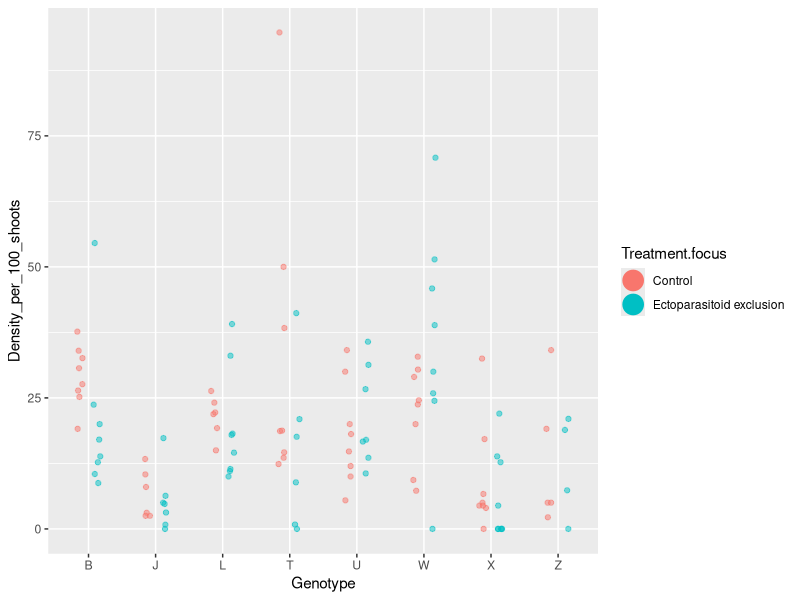
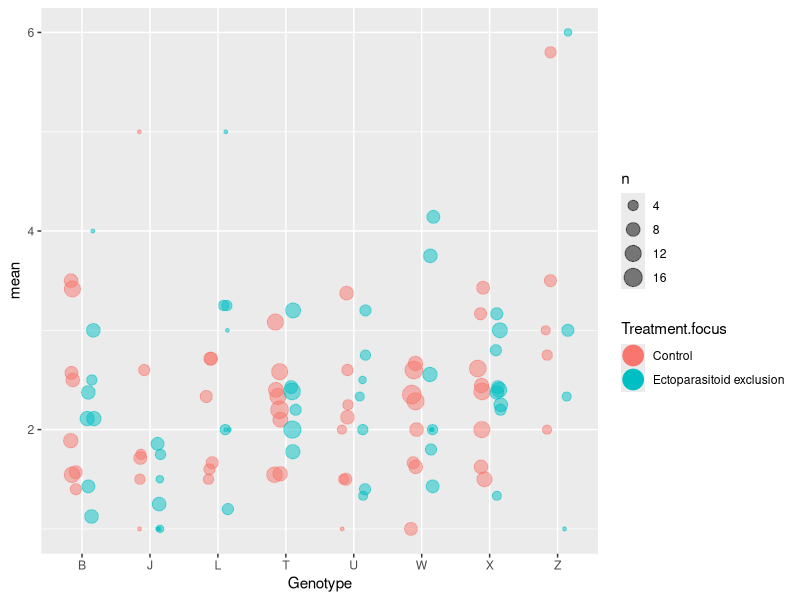
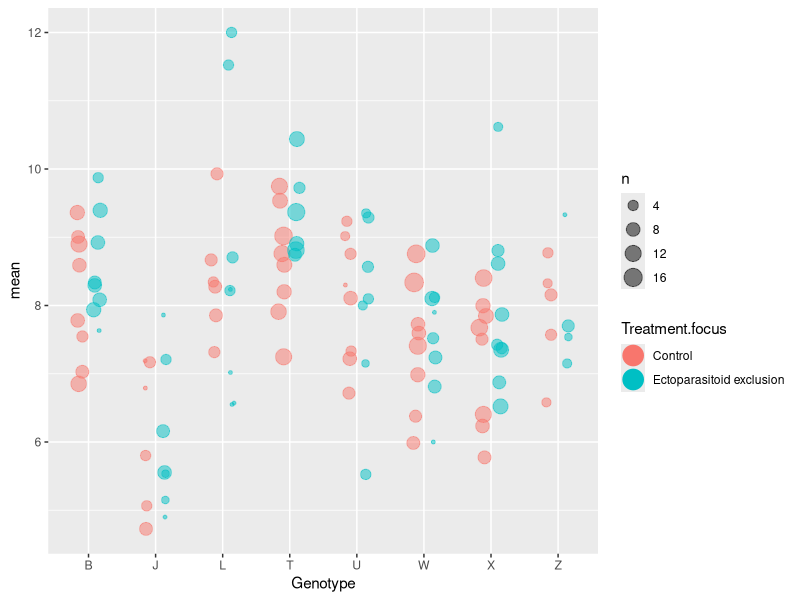
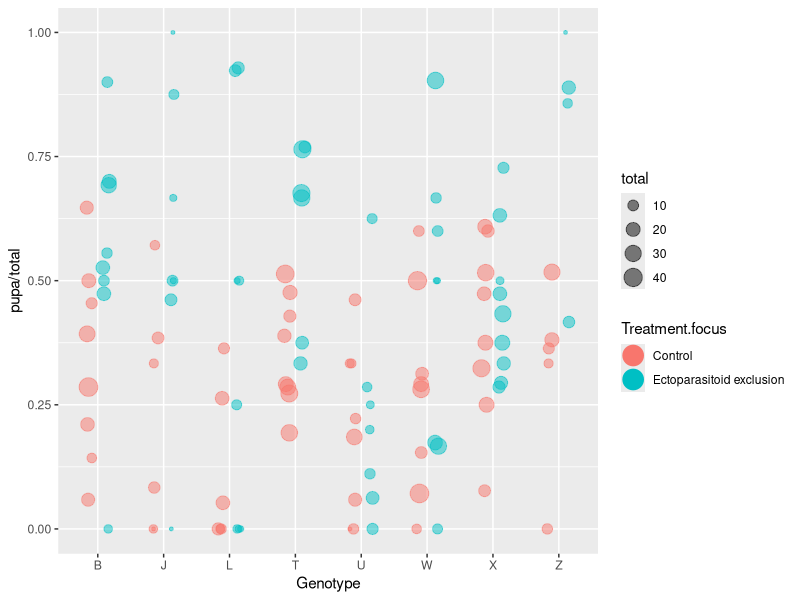
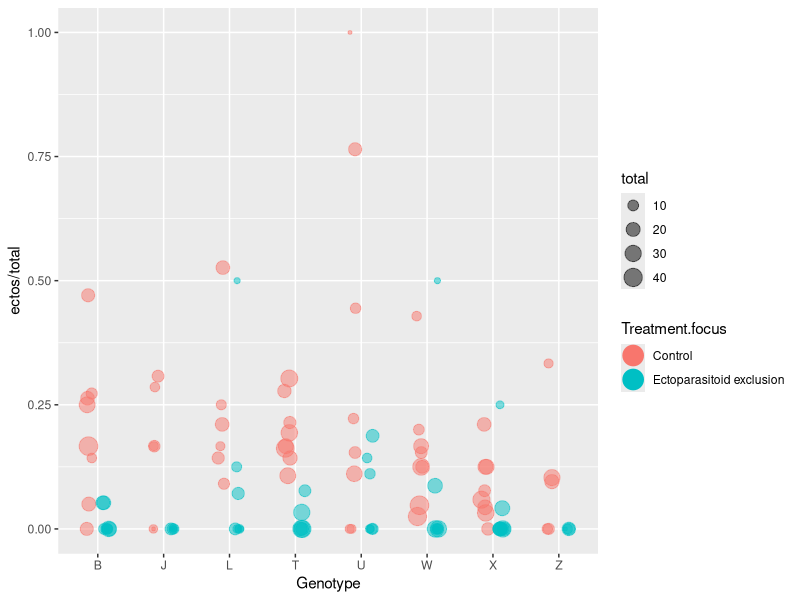
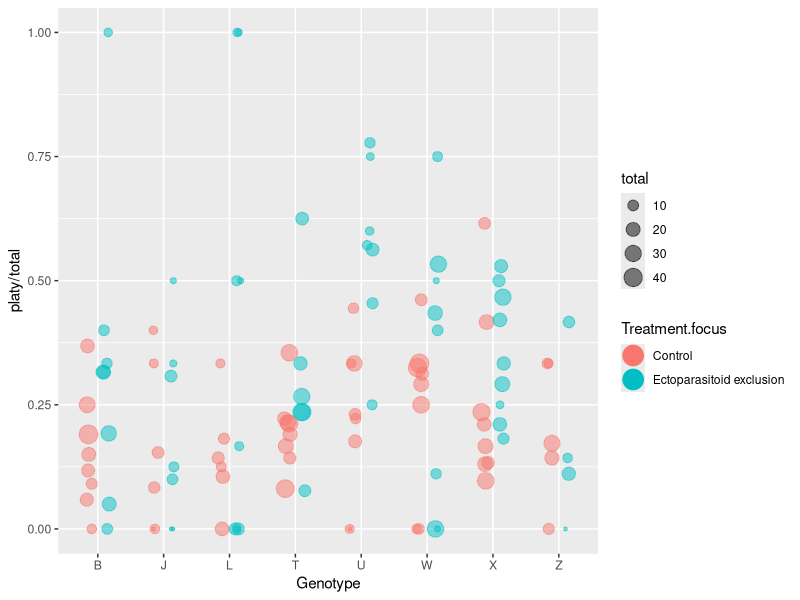
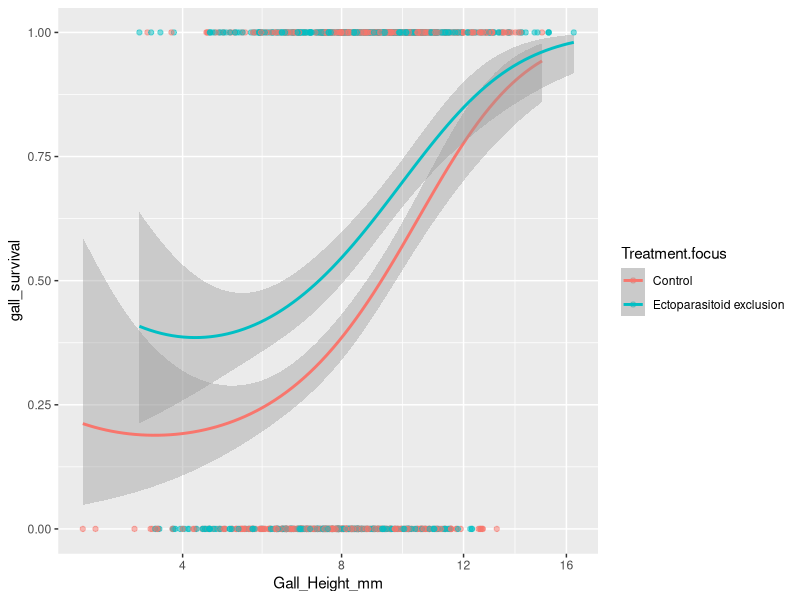
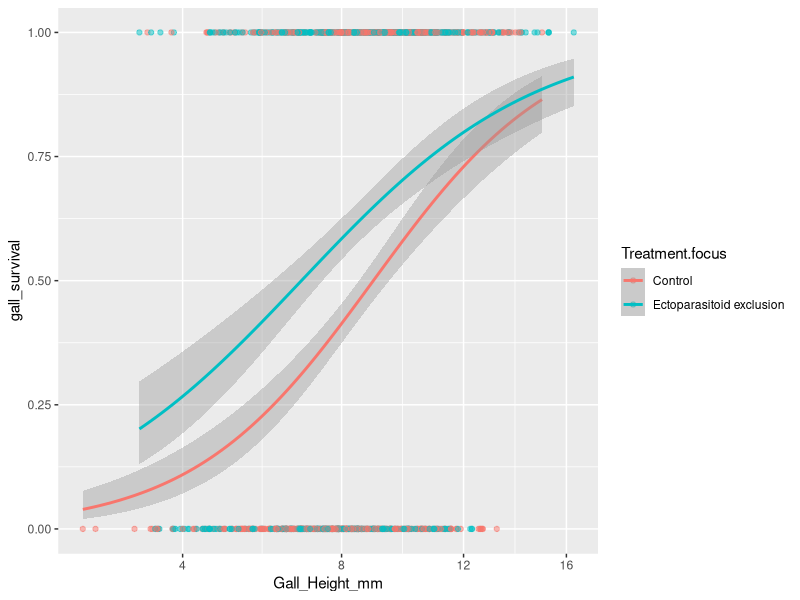

The R script that drew these images, in order:

## LOAD REQUIRED LIBRARIES ----
library(tidyverse)
library(cowplot)

## LOAD DATASET ----
gall_selection.df <- read_csv("gall_selection_data.csv") %>%
  mutate(Plant_Position = as.factor(Plant_Position),
         Gall_Number = as.factor(Gall_Number),
         Treatment.focus = as.factor(Treatment.focus),
         Treatment = as.factor(Treatment),
         Location = as.factor(Location),
         phenology = as.factor(phenology),
         Genotype = as.factor(Genotype),
         Gall_Letter = as.factor(Gall_Letter)) %>%
  unite(Gall_ID, Gall_Number, Gall_Letter, remove = FALSE) %>%
  
  # subset data for analysis
  filter(phenology == "early", Location == "tree") %>%
  mutate(gall_survival = ifelse(pupa > 0, 1, 0),
         platy_bin = ifelse(platy > 0, 1,0),
         ectos_bin = ifelse(ectos > 0, 1,0))

## EXPLORATORY PLOTS ----

# Plot helpers
binomial_smooth <- function(...) {
  geom_smooth(method = "glm", method.args = list(family = "binomial"), ...)
}

# explored gam smoothers but they were way too curvy to be informative.
#gam_smooth <- function(...) {
#  geom_smooth(method = "gam", method.args = list(family = "binomial"), formula = y ~ s(x))
#}

viridis6 <- function() {
  # colours taken from the viridis package
  c("#440154", "#414487", "#2A788E", "#22A884", "#7AD151", "#FDE725")
}

dodge <- position_jitterdodge(jitter.width = 0.25, jitter.height = 0, dodge.width = 0.5)


## EXPLORING EFFECT OF GENOTYPE ON GALL PHENOTYPES, SURVIVAL, AND PARASITOID RESPONSES ----

# Gall Density
gall_selection.df %>%
  group_by(Treatment.focus, Genotype, Plant_Position) %>%
  summarise_at(vars(Density_per_100_shoots), mean) %>%
  ggplot(., aes(x = Genotype, y = Density_per_100_shoots, group = Treatment.focus, color = Treatment.focus)) + 
  geom_jitter(alpha = 0.5, position = dodge) + 
  stat_summary(fun.data = "mean_cl_boot", size = 1.5, position = dodge) 


# Number of Individuals per gall
gall_selection.df %>%
  group_by(Treatment.focus, Genotype, Plant_Position, Gall_Number) %>%
  summarise_at(vars(gall_individuals), mean) %>%
  group_by(Treatment.focus, Genotype, Plant_Position) %>%
  summarise_at(vars(gall_individuals), funs(mean, n())) %>%
  ggplot(., aes(x = Genotype, y = mean, group = Treatment.focus, color = Treatment.focus)) + 
  geom_jitter(alpha = 0.5, position = dodge, aes(size = n)) + 
  stat_summary(fun.data = "mean_cl_boot", size = 1.5, position = dodge)

# Gall Size
gall_selection.df %>%
  group_by(Treatment.focus, Genotype, Plant_Position, Gall_Number) %>%
  summarise_at(vars(Gall_Height_mm), mean) %>%
  group_by(Treatment.focus, Genotype, Plant_Position) %>%
  summarise_at(vars(Gall_Height_mm), funs(mean, n())) %>%
  ggplot(., aes(x = Genotype, y = mean, group = Treatment.focus, color = Treatment.focus)) + 
  geom_jitter(alpha = 0.5, position = dodge, aes(size = n)) + 
  stat_summary(fun.data = "mean_cl_boot", size = 1.5, position = dodge)


# Pupation rates
gall_selection.df %>%
  group_by(Treatment.focus, Genotype, Plant_Position) %>%
  summarise_at(vars(pupa, total), sum) %>%
  ggplot(., aes(x = Genotype, y = pupa/total, group = Treatment.focus, color = Treatment.focus)) + 
  geom_jitter(alpha = 0.5, position = dodge, aes(size = total)) + 
  stat_summary(fun.data = "mean_cl_boot", size = 1.5, position = dodge)

# Ectoparasitism rates and estimates of how effective the exclusion treatment was
gall_selection.df %>%
  group_by(Treatment.focus, Genotype, Plant_Position) %>%
  summarise_at(vars(ectos, total), sum) %>%
  ggplot(., aes(x = Genotype, y = ectos/total, group = Treatment.focus, color = Treatment.focus)) + 
  geom_jitter(alpha = 0.5, position = dodge, aes(size = total)) + 
  stat_summary(fun.data = "mean_cl_boot", size = 1.5, position = dodge)

# Platygaster parasitism rates and estimates of intraguild predation 
gall_selection.df %>%
  group_by(Treatment.focus, Genotype, Plant_Position) %>%
  summarise_at(vars(platy, total), sum) %>%
  ggplot(., aes(x = Genotype, y = platy/total, group = Treatment.focus, color = Treatment.focus)) + 
  geom_jitter(alpha = 0.5, position = dodge, aes(size = total)) + 
  stat_summary(fun.data = "mean_cl_boot", size = 1.5, position = dodge)

## HOW DOES THE LOSS OF FOOD-WEB COMPLEXITY AFFECT GALL SURVIVAL? ----

# create discrete predictors from continuous variables to examine complex interactions
size.cut <- quantile(gall_selection.df$Gall_Height_mm, probs = c(0,0.33,0.66,1))
density.cut <- quantile(gall_selection.df$Density_per_100_shoots, probs = c(0,0.33,0.66,1))
indiv.cut <- quantile(gall_selection.df$gall_individuals, probs = c(0,0.33,0.66,1))

get_mean.size <- gall_selection.df %>%
  group_by(Plant_Position, Gall_Number) %>%
  summarise_at(vars(Gall_Height_mm), mean) %>%
  ungroup() %>%
  rename(mean.gall.size = Gall_Height_mm)

gall_selection.df <- mutate(gall_selection.df, 
                            size.cut = cut(Gall_Height_mm, size.cut, include.lowest = T),
                            density.cut = cut(Density_per_100_shoots, density.cut, include.lowest = T),
                            indiv.cut = cut(gall_individuals, indiv.cut, include.lowest = T))
gall_selection.df <- left_join(gall_selection.df, get_mean.size) %>%
  mutate(size.enhance = mean.gall.size - Gall_Height_mm)

summary(gall_selection.df$size.enhance)
gall_selection.df$size.enhance.cut <- cut(gall_selection.df$size.enhance, breaks = c(min(gall_selection.df$size.enhance), 0, max(gall_selection.df$size.enhance)), include.lowest = T)

#### GALL SURVIVAL ----
parasitism.df <- gall_selection.df %>%
  filter(platy > 0 | ectos > 0 | pupa > 0) # remove unknown sources of mortality

## GALL SIZE 
base_size <- ggplot(parasitism.df, aes(x = Gall_Height_mm, y = gall_survival, color = Treatment.focus)) + 
  geom_point(alpha = 0.5) + scale_x_sqrt()

# larger galls enhance survival.
# effect of ectoparasitoid exclusion is enhanced in smaller galls
base_size + binomial_smooth(formula = y ~ poly(x, 2)) # no evidence of peak
base_size + binomial_smooth() 

# effect of ectoparasitoid exclusion goes away at high gall densities
base_size + binomial_smooth(formula = y ~ poly(x, 2)) + facet_wrap(~density.cut)
base_size + binomial_smooth() + facet_wrap(~density.cut)

# effect of ectoparasitoid exclusion happens primarily in galls with few neighbors
base_size + binomial_smooth(formula = y ~ poly(x, 2)) + facet_wrap(~indiv.cut)
base_size + binomial_smooth() + facet_wrap(~indiv.cut)

# weird data at gall densities with many individuals.
# doesn't make anysense that gall survival in higher in the control treatment
base_size + binomial_smooth(formula = y ~ poly(x, 2)) + facet_grid(density.cut~indiv.cut)
base_size + binomial_smooth() + facet_grid(density.cut~indiv.cut)


## GALL NEIGHBORS

base_indiv <- ggplot(parasitism.df, aes(x = gall_individuals, y = gall_survival, color = Treatment.focus)) + 
  geom_point(alpha = 0.5) + scale_x_log10()

# contrasting relationships depending on treatment
# but why is survival higher in the complex treatment with many individuals?
base_indiv + binomial_smooth(formula = y ~ poly(x, 2)) 
base_indiv + binomial_smooth() 

# why is gall survival so low at high gall densities when ectoparasitoids are excluded?
# Just because parasitoids have a positive response doesn't mean they should have 
# lower survival in the control treatment...
base_indiv + binomial_smooth(formula = y ~ poly(x, 2)) + facet_wrap(~density.cut)
base_indiv + binomial_smooth() + facet_wrap(~density.cut)

# gall size doesn't appear to modify the relationship between number of neighbors and treatment.
base_indiv + binomial_smooth(formula = y ~ poly(x, 2)) + facet_wrap(~size.cut)
base_indiv + binomial_smooth() + facet_wrap(~size.cut)

# I find it weird that survival can be lower in the exclusion treatment at high densities...
base_indiv + binomial_smooth(formula = y ~ poly(x, 2)) + facet_grid(density.cut~size.cut)
base_indiv + binomial_smooth() + facet_grid(density.cut~size.cut)

## GALL DENSITY 
base_density <- ggplot(parasitism.df, aes(x = Density_per_100_shoots, y = gall_survival, color = Treatment.focus)) + 
  geom_point(alpha = 0.5) + scale_x_sqrt()

# gall density has a clear negative effect in the simple food web.
# in the complex web, there is either no relationship or a divergent one (better to be at high or low densities)
base_density + binomial_smooth(formula = y ~ poly(x, 2))
base_density + binomial_smooth() 

# weird, super strong negative relationship with many individuals...
base_density + binomial_smooth(formula = y ~ poly(x, 2)) + facet_wrap(~indiv.cut)
base_density + binomial_smooth() + facet_wrap(~indiv.cut)

# gall size doesn't appear to alter the relationship between density and survival
base_density + binomial_smooth(formula = y ~ poly(x, 2)) + facet_wrap(~size.cut)
base_density + binomial_smooth() + facet_wrap(~size.cut)

# no clear 4-way interaction
base_density + binomial_smooth(formula = y ~ poly(x, 2)) + facet_grid(indiv.cut~size.cut)
base_density + binomial_smooth() + facet_grid(indiv.cut~size.cut)

#### PLATYGASTER PARASITISM ----

## GALL SIZE 
platy.base_size <- ggplot(parasitism.df, aes(x = Gall_Height_mm, y = platy_bin, color = Treatment.focus)) + 
  geom_point(alpha = 0.5)

# intraguild predation occurs primarily in smaller galls
platy.base_size + binomial_smooth(formula = y ~ poly(x, 2)) 
platy.base_size + binomial_smooth() 

# no clear dependence on gall density
platy.base_size + binomial_smooth(formula = y ~ poly(x, 2)) + facet_wrap(~density.cut)
platy.base_size + binomial_smooth() + facet_wrap(~density.cut)

# intraguild predation may be more apparent in galls with many individuals
platy.base_size + binomial_smooth(formula = y ~ poly(x, 2)) + facet_wrap(~indiv.cut)
platy.base_size + binomial_smooth() + facet_wrap(~indiv.cut)

# error moargins are too large to explore 4-way interactions
platy.base_size + binomial_smooth(formula = y ~ poly(x, 2)) + facet_grid(density.cut~indiv.cut)
platy.base_size + binomial_smooth() + facet_grid(density.cut~indiv.cut)


## GALL NEIGHBORS
platy.base_indiv <- ggplot(parasitism.df, aes(x = gall_individuals, y = platy_bin, color = Treatment.focus)) + 
  geom_point(alpha = 0.5)

# Interesting!
# Same pattern as gall density below. 
platy.base_indiv + binomial_smooth(formula = y ~ poly(x, 2)) 
platy.base_indiv + binomial_smooth() 

# Platygaster response to gall neighbors is exacerbated at high gall densities
# don't understand what is happening at low densities. How could Platygaster parasitism be higher in the control treatment?
platy.base_indiv + binomial_smooth(formula = y ~ poly(x, 2)) + facet_wrap(~density.cut) 
platy.base_indiv + binomial_smooth() + facet_wrap(~density.cut)

# Platygaster response to gall neighbors goes away in large galls
# Perhaps this is because large galls generally provide a refuge from parasitoids...
platy.base_indiv + binomial_smooth(formula = y ~ poly(x, 2)) + facet_wrap(~size.cut)
platy.base_indiv + binomial_smooth() + facet_wrap(~size.cut)

# no clear evidence for a 4-way interaction
# The weird low density pattern is only happening for the largest galls...
platy.base_indiv + binomial_smooth(formula = y ~ poly(x, 2)) + facet_grid(density.cut~size.cut)
platy.base_indiv + binomial_smooth() + facet_grid(density.cut~size.cut)

## GALL DENSITY
platy.base_density <- ggplot(parasitism.df, aes(x = Density_per_100_shoots, y = platy_bin, color = Treatment.focus)) + 
  geom_point(alpha = 0.5) + scale_x_sqrt()

# Interesting!
# In the simple food-web, Platygaster parasitism increases at higher gall densities. 
# However, Platygaster has an optimal intermediate density in the more complex food web. 
# I suspect that this is due to increases in intraguild predation at higher densities.
platy.base_density + binomial_smooth(formula = y ~ poly(x, 2))
platy.base_density + binomial_smooth() 

# above pattern does not depend on gall size, although parasitism is less in larger galls
platy.base_density + binomial_smooth(formula = y ~ poly(x, 2)) + facet_wrap(~size.cut)
platy.base_density + binomial_smooth() + facet_wrap(~size.cut)

# above pattern may be intensified in galls with many individuals.
platy.base_density + binomial_smooth(formula = y ~ poly(x, 2)) + facet_wrap(~indiv.cut)
platy.base_density + binomial_smooth() + facet_wrap(~indiv.cut)

# margins of error are too wide to suggest much. 
# i.e. not worth exploring a 4-way interaction
platy.base_density + binomial_smooth(formula = y ~ poly(x, 2)) + facet_grid(indiv.cut~size.cut)
platy.base_density + binomial_smooth() + facet_grid(indiv.cut~size.cut)


#### ECTO- PARASITISM ----

ectos.df <- filter(parasitism.df, Treatment.focus == "Control")

## GALL SIZE 
ecto.base_size <- ggplot(ectos.df, aes(x = Gall_Height_mm, y = ectos_bin)) + 
  geom_point(alpha = 0.5)

# ectoparasitoid parasitism decreases linearly with gall size
ecto.base_size + binomial_smooth(formula = y ~ poly(x, 2)) 
ecto.base_size + binomial_smooth() 

# relationship doesn't appear to depend on gall density
ecto.base_size + binomial_smooth(formula = y ~ poly(x, 2)) + facet_wrap(~density.cut)
ecto.base_size + binomial_smooth() + facet_wrap(~density.cut)

# pretty wide intervals, tough to judge this relationship
ecto.base_size + binomial_smooth(formula = y ~ poly(x, 2)) + facet_wrap(~indiv.cut)
ecto.base_size + binomial_smooth() + facet_wrap(~indiv.cut)

# possible positive relationship with gall size at intermediate densities and individuals...
ecto.base_size + binomial_smooth(formula = y ~ poly(x, 2)) + facet_grid(density.cut~indiv.cut)
ecto.base_size + binomial_smooth() + facet_grid(density.cut~indiv.cut)


## GALL NEIGHBORS
ecto.base_indiv <- ggplot(ectos.df, aes(x = gall_individuals, y = ectos_bin)) + 
  geom_point(alpha = 0.5)

# ectoparasitoid parasitism decreases linearly with number of gall individuals
ecto.base_indiv + binomial_smooth(formula = y ~ poly(x, 2)) 
ecto.base_indiv + binomial_smooth() 

# no clear dependence on gall density
ecto.base_indiv + binomial_smooth(formula = y ~ poly(x, 2)) + facet_wrap(~density.cut)
ecto.base_indiv + binomial_smooth() + facet_wrap(~density.cut)

# no clear dependence on gall size
ecto.base_indiv + binomial_smooth(formula = y ~ poly(x, 2)) + facet_wrap(~size.cut)
ecto.base_indiv + binomial_smooth() + facet_wrap(~size.cut)

# unclear
ecto.base_indiv + binomial_smooth(formula = y ~ poly(x, 2)) + facet_grid(density.cut~size.cut)
ecto.base_indiv + binomial_smooth() + facet_grid(density.cut~size.cut)

## GALL DENSITY
ecto.base_density <- ggplot(ectos.df, aes(x = Density_per_100_shoots, y = ectos_bin)) + 
  geom_point(alpha = 0.5) + scale_x_sqrt()

# ectoparasitism increases at higher densities
ecto.base_density + binomial_smooth(formula = y ~ poly(x, 2))
ecto.base_density + binomial_smooth() 

# relationship is highest at intermediate gall neighbors
ecto.base_density + binomial_smooth(formula = y ~ poly(x, 2)) + facet_wrap(~indiv.cut)
ecto.base_density + binomial_smooth() + facet_wrap(~indiv.cut)

# relationship doesn't appear to depend on gall size
ecto.base_density + binomial_smooth(formula = y ~ poly(x, 2)) + facet_wrap(~size.cut)
ecto.base_density + binomial_smooth() + facet_wrap(~size.cut)

# difficult to interpret...
ecto.base_density + binomial_smooth(formula = y ~ poly(x, 2)) + facet_grid(indiv.cut~size.cut)
ecto.base_density + binomial_smooth() + facet_grid(indiv.cut~size.cut)


#### PLANT-LEVEL GALL SURVIVAL ----
mean.narm <- function(x) mean(x, na.rm = TRUE)
sum.narm <- function(x) sum(x, na.rm = TRUE)

plant_level.info <- gall_selection.df %>%
  group_by(Treatment.focus, Genotype, Plant_Position, Gall_Number) %>%
  summarise_at(vars(Density_per_100_shoots, gall_individuals, Gall_Height_mm), mean.narm) %>%
  group_by(Treatment.focus, Genotype, Plant_Position) %>%
  summarise_at(vars(Density_per_100_shoots, gall_individuals, Gall_Height_mm), mean.narm) %>%
  ungroup()

plant_level.parasitism <- parasitism.df %>%
  group_by(Treatment.focus, Genotype, Plant_Position) %>%
  summarise_at(vars(pupa, platy, ectos, platy.ectos, total), sum.narm) %>%
  ungroup()

plant_level.df <- left_join(plant_level.info, plant_level.parasitism)

plant_level.df$density.cut <- cut(plant_level.df$Density_per_100_shoots, 
                                  quantile(plant_level.df$Density_per_100_shoots, c(0,0.5,1)),
                                  include.lowest = T)
plant_level.df$size.cut <- cut(plant_level.df$Gall_Height_mm, 
                                  quantile(plant_level.df$Gall_Height_mm, c(0,0.5,1)),
                                  include.lowest = T)
plant_level.df$indiv.cut <- cut(plant_level.df$gall_individuals, 
                                  quantile(plant_level.df$gall_individuals, c(0,0.5,1)),
                                  include.lowest = T)

## GALL SIZE 
base_size <- ggplot(plant_level.df, aes(x = log(Gall_Height_mm), y = pupa/total, color = Treatment.focus, size = total, weight = total)) + 
  geom_point(alpha = 0.5) 

# interesting, effect of exclusion increases with gall size...opposite of individual level pattern
base_size + binomial_smooth(formula = y ~ poly(x, 2)) 
base_size + binomial_smooth() 

# treatment effect goes away at high gall densities
base_size + binomial_smooth(formula = y ~ poly(x, 2)) + facet_wrap(~density.cut)
base_size + binomial_smooth() + facet_wrap(~density.cut)

# interactive effect with many individuals
base_size + binomial_smooth(formula = y ~ poly(x, 2)) + facet_wrap(~indiv.cut)
base_size + binomial_smooth() + facet_wrap(~indiv.cut)

# no clear 4-way interaction
base_size + binomial_smooth(formula = y ~ poly(x, 2)) + facet_grid(density.cut~indiv.cut)
base_size + binomial_smooth() + facet_grid(density.cut~indiv.cut)


## GALL NEIGHBORS

base_indiv <- ggplot(plant_level.df, aes(x = log(gall_individuals), y = pupa/total, color = Treatment.focus, size = total, weight = total)) + 
  geom_point(alpha = 0.5)

# similar relationship at individual level
base_indiv + binomial_smooth(formula = y ~ poly(x, 2)) 
base_indiv + binomial_smooth() 

# effect of treatment reverses at high densities
base_indiv + binomial_smooth(formula = y ~ poly(x, 2)) + facet_wrap(~density.cut)
base_indiv + binomial_smooth() + facet_wrap(~density.cut)

# effect of treatment reverses at large gall sizes
base_indiv + binomial_smooth(formula = y ~ poly(x, 2)) + facet_wrap(~size.cut)
base_indiv + binomial_smooth() + facet_wrap(~size.cut)

# hmmm. Effect of neighbors is qualitatively changes when we remove ectoparasitoids, but primarily in large galls at low densities.
base_indiv + binomial_smooth(formula = y ~ poly(x, 2)) + facet_grid(density.cut~size.cut)
base_indiv + binomial_smooth() + facet_grid(density.cut~size.cut)

## GALL DENSITY 
base_density <- ggplot(plant_level.df, aes(x = log(Density_per_100_shoots+1), y = pupa/total, color = Treatment.focus, size = total, weight = total)) + 
  geom_point(alpha = 0.5) 

# same relationship at individual level
base_density + binomial_smooth(formula = y ~ poly(x, 2))
base_density + binomial_smooth() 

# ?
base_density + binomial_smooth(formula = y ~ poly(x, 2)) + facet_wrap(~indiv.cut)
base_density + binomial_smooth() + facet_wrap(~indiv.cut)

# ?
base_density + binomial_smooth(formula = y ~ poly(x, 2)) + facet_wrap(~size.cut)
base_density + binomial_smooth() + facet_wrap(~size.cut)

# ?
base_density + binomial_smooth(formula = y ~ poly(x, 2)) + facet_grid(indiv.cut~size.cut)
base_density + binomial_smooth() + facet_grid(indiv.cut~size.cut)
